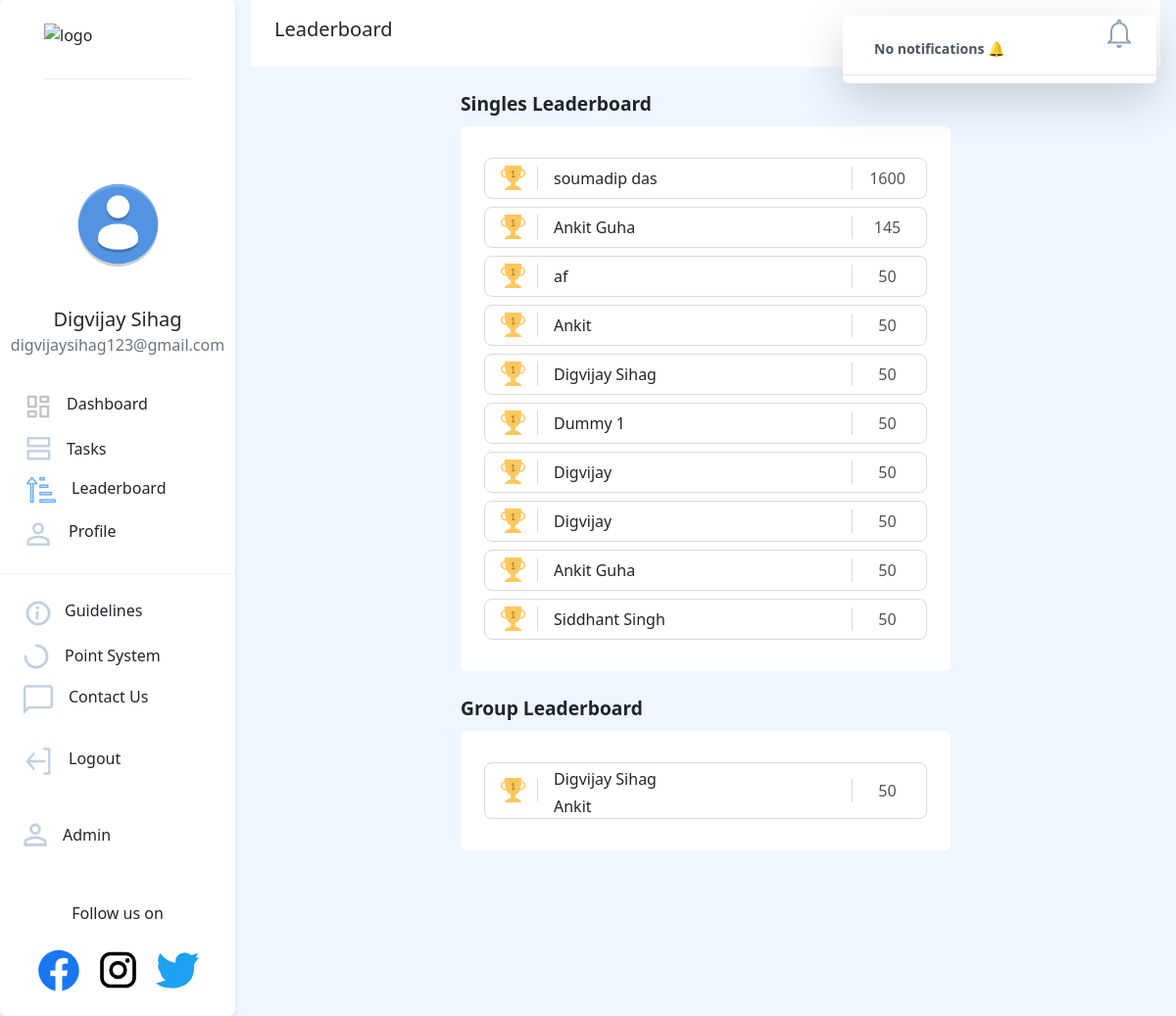
The page /leaderboard/ (signed in) on the database as committed earlier.
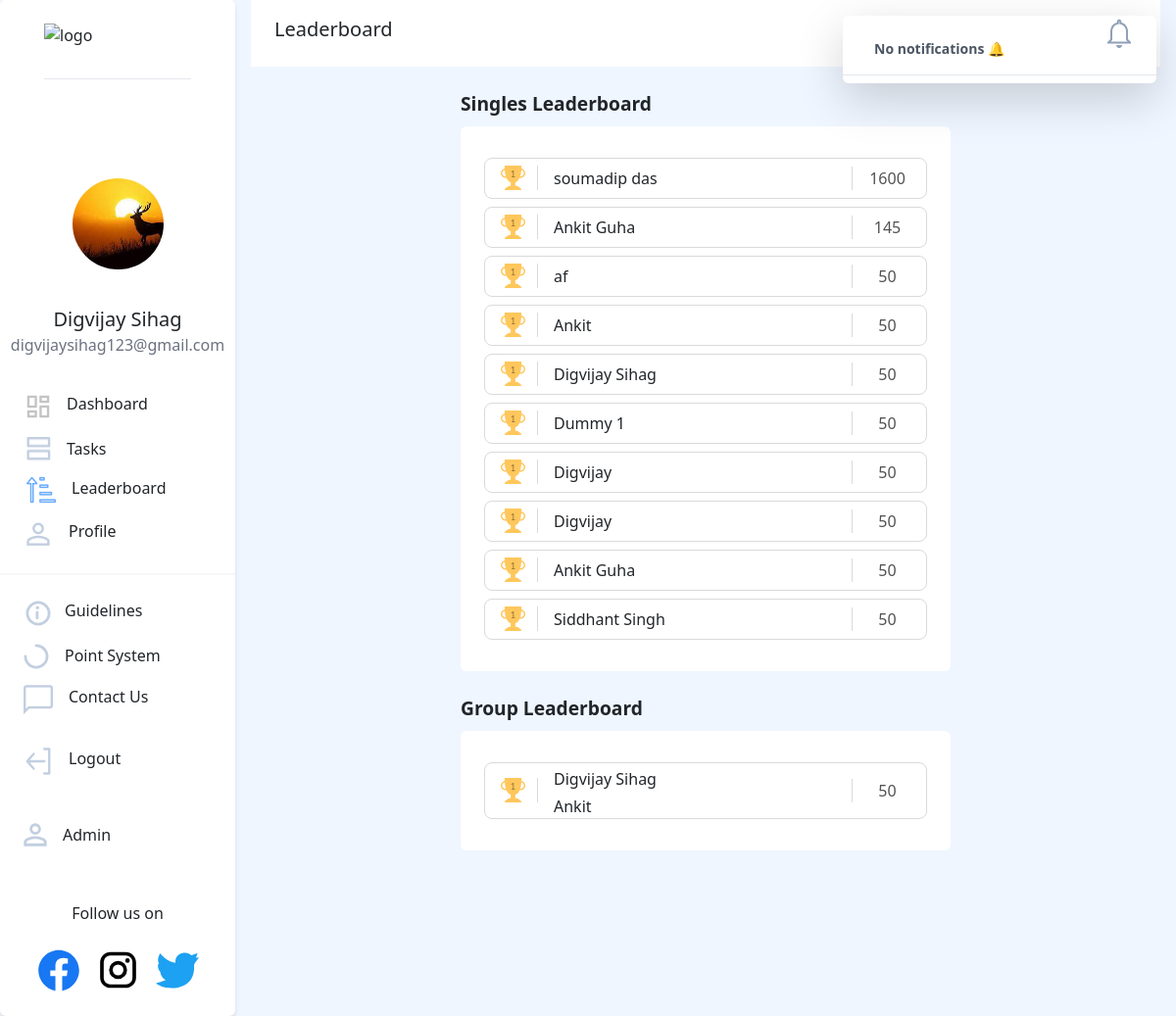
The same page on the database as committed later.
### users/models.py (models this page shows, shortened)
class NewUser(AbstractBaseUser, PermissionsMixin):
    id = models.SlugField(primary_key=True, default=uuid.uuid4)
    alcherid = models.CharField(
        max_length=9, blank=True, unique=True, default=create_new_ref_number)
    img = models.ImageField(
        upload_to="image-uploads/", default='image-uploads/user.png')
    email = models.EmailField(_('email address'), unique=True)
    username = models.CharField(max_length=150, unique=False, default="user")
    firstname = models.CharField(max_length=150, blank=True)
    phone = PhoneNumberField(unique=False, blank=True)
    graduation_year = models.CharField(max_length=200, unique=False)
    college_state = models.CharField(max_length=200, unique=False)
    college_city = models.CharField(max_length=200, unique=False)
    college_name = models.CharField(max_length=200, unique=False)
    position_of_responsibility = models.CharField(
        max_length=200, unique=False, blank=True)
    interested_modules = models.CharField(
        max_length=200, unique=False, blank=True)
    instahandle = models.CharField(
        max_length=200, blank=True, null=True, unique=True, )
    referred_by = models.CharField(
        max_length=9, blank=True)
    referrals = models.IntegerField(default=0)
    date_joined = models.DateTimeField(default=timezone.now)
    provider = models.CharField(max_length=200, unique=False, default="email")
    about = models.TextField(_('about'), max_length=500, blank=True)
    is_staff = models.BooleanField(default=False)
    is_active = models.BooleanField(default=False)
    objects = CustomAccountManager()
    points = models.IntegerField(default=50)
    tasks = models.IntegerField(default=0)
    USERNAME_FIELD = 'email'
    REQUIRED_FIELDS = ['firstname']

class UserGroup(models.Model):
    id = models.SlugField(primary_key=True, default=uuid.uuid4)
    leader = models.ForeignKey(
        'NewUser', related_name='leader', on_delete=models.CASCADE)
    executive = models.ForeignKey(
        'NewUser', related_name='executive', on_delete=models.CASCADE)
    college_state = models.CharField(max_length=200, unique=False)
    college_city = models.CharField(max_length=200, unique=False)
    college_name = models.CharField(max_length=200, unique=False)
    referred_by = models.CharField(
        max_length=9, blank=True)

### dashboard/views.py (the view)
# urls.py: path('leaderboard/', dashboard_views.leaderboard, name='leaderboard'),
@login_required
def leaderboard(request):
    notification_list = Notifications.objects.filter(
            Q(user=request.user) | Q(user=None)).order_by('-created_on')
    isread = True
    notification_list = Notifications.objects.filter(
        Q(user=request.user) | Q(user=None)).order_by('-created_on')
    for notif in notification_list:
        if not notif.isread:
            isread = False
            break
    users = NewUser.objects.all().order_by('-points')[:10]
    groupUsers=UserGroup.objects.all().order_by('-leader')[:5]
    paginator1 = Paginator(users,5)
    paginator2 = Paginator(groupUsers,5)
    page_number1 = request.GET.get('page')
    page_number2 = request.GET.get('page')
    page_obj1= paginator1.get_page(page_number1)
    page_obj2= paginator2.get_page(page_number2)
    context = {
        'heading': "Leaderboard",
        'users': users,
        'grpusers': groupUsers,
        'notification_list': notification_list, 'isread': isread,
        'index': page_obj1,
        'index1':page_obj2,
    }
    return render(request, 'dashboard/complete_leaderboard.html', context)

### templates/dashboard/complete_leaderboard.html (shortened to what this page needs)
{% extends '../basic.html'%}
{% load static %}
{% block body %}
<body class="bg-blue-50 ">
    <div class="flex">
        {% include "../navbar.html" %}
        <div style="display: flex; flex-direction: row; justify-content: space-evenly; flex-wrap: wrap;">
            <div class="leaderboard1" style="display:flex; flex-direction: column;">
                <div class="mt-4" style="font-size: larger;font-weight: bolder;">Singles Leaderboard</div>
                <div class="flex">
                    <div class="bg-white mt-2 rounded p-6" style="width:500px;">
                        {% for user in users %}
                        <div class="px-3 my-2"
                            style="border: 1px solid rgb(218, 218, 218); border-radius: 8px; display: flex; align-items: center;">
                            <div class="pr-3" style="border-right: 1px solid rgb(218, 218, 218)"><img
                                    src="{% static 'images/gold.png' %}"></div>
                            <div class="ml-4 my-2">{{ user.firstname }} {{ user.lastname }}</div>
                            <div class="ml-auto pl-3"
                                style="border-left: 1px solid rgb(218, 218, 218);color: rgb(82, 82, 82); width:60px; text-align: center;">
                                {{ user.points }}</div>
                        </div>
                        {% endfor %}
                    </div>
                </div>
            </div>
            <div class="leaderboard2" style="display:flex; flex-direction: column;">
                <div class="mt-4" style="font-size: larger;font-weight: bolder;">Group Leaderboard</div>
                <div class="flex">
                    <div class="bg-white mt-2 rounded p-6" style="width:500px;">
                        {% for user in grpusers %}
                        <div class="px-3 my-2"
                            style="border: 1px solid rgb(218, 218, 218); border-radius: 8px; display: flex; align-items: center;">
                            <div class="pr-3" style="border-right: 1px solid rgb(218, 218, 218)"><img
                                    src="{% static 'images/gold.png' %}"></div>
                            <div class="names" style="display: flex; flex-direction: column;">
                                <div class="ml-4 " style="margin-top:4px;">{{ user.leader.firstname }} {{ user.leader.lastname }} </div>
                                <div class="ml-4 " style="margin-top:4px;">{{ user.executive.firstname }} {{ user.executive.lastname }}
                                </div>
                            </div>
                            <div class="ml-auto pl-3"
                                style="border-left: 1px solid rgb(218, 218, 218);color: rgb(82, 82, 82); width:60px; text-align: center;">
                                {{ user.leader.points }}</div>
                        </div>
                        {% endfor %}
                    </div>
                </div>
            </div>
        </div>
    </div>
</body>
{%endblock%}

### templates/basic.html (shortened to what this page needs)
{% load static %}
<!DOCTYPE html>
<html>
<head>
    <link rel="stylesheet" href="https://unpkg.com/aos@next/dist/aos.css" />
    <link rel="stylesheet" href="https://use.fontawesome.com/releases/v5.7.2/css/all.css"
>
    <link href="https://cdn.jsdelivr.net/npm/bootstrap@5.2.0/dist/css/bootstrap.min.css" rel="stylesheet">
    <link rel="stylesheet" href="https://cdn.jsdelivr.net/npm/bootstrap-icons@1.3.0/font/bootstrap-icons.css" />
    <link href="https://unpkg.com/tailwindcss@^2/dist/tailwind.min.css" rel="stylesheet">
</head>
<body>
    {% load static %}
    {% block body %} {% endblock %}
    <br/><br/><br/>
</body>
</html>

### templates/navbar.html (shortened to what this page needs)
{% load static %}
<nav class="hidden sm:block bg-white h-screen border-gray-400 rounded ">
  <div class="flex flex-col justify-center bg-white border-gray-400 rounded shadow-md">
    <a href="/"><img src="https://i.ibb.co/28C2v0b/image.png" class="mt-6 mx-auto pb-3 border-b" width="150px"
        height="40px" alt="logo" border="0" /></a>
    <div class="flex flex-col justify-center" style="margin:1.5vh 0;align-items: center;">
      <div id="profile-value" class="absolute">
        <img src="{{request.user.img.url}}" width="93px" alt="profile pic" border="0" class="mx-auto rounded-full">
      </div>
      <div class="pt-4 font-medium text-xl text-center" style="margin-top:-60px;">{{request.user.firstname}}</div>
      <div class="text-gray-500 text-base font-normal text-center">{{request.user.email}}</div>
    </div>
    <div class="elements flex flex-col justify-center" style="margin:1vh 0;padding:1vh 0">
      <div>
        <a href="{% url 'dashboard_page' %}"
          class="rounded-full flex flex-nowrap pl-6 w-60 hover:border-0 hover:bg-gray-100 hover:no-underline"
          style="padding-top:1vh;padding-bottom:1vh">
          {% if heading == 'Dashboard' %}
          <img src="{% static 'icons/dashboard-active.png' %}" />
          {% else %}
          <img src="{% static 'icons/dashboard.png' %}" />
          {% endif %}
          <p class="pl-4 hover:no-underline" style="transform: translate(-2px,0)">Dashboard</p>
        </a>
      </div>
      <div>
        <a href="{% url 'tasks' %}"
          class="rounded-full flex flex-nowrap pl-6 w-60 hover:border-0 hover:bg-gray-100 hover:no-underline"
          style="padding-top:1vh;padding-bottom:1vh; transform: translate(3px,0)">
          {% if heading == 'Tasks' %}
          <img src="{% static 'icons/tasks-active.png' %}" />
          {% else %}
          <img src="{% static 'icons/tasks.png' %}" />
          {% endif %}
          <p class="pl-4 hover:no-underline">Tasks</p>
        </a>
      </div>
      <div>
        <a href="{% url 'leaderboard' %}"
          class="rounded-full flex flex-nowrap pl-6 w-60 hover:border-0 hover:bg-gray-100 hover:no-underline"
          style="padding-top:1vh;padding-bottom:1vh; transform: translate(3px,0)">
          {% if heading == 'Leaderboard' %}
          <img src="{% static 'icons/leaderboard-active.png' %}" />
          {% else %}
          <img src="{% static 'icons/leaderboard.png' %}" />
          {% endif %}
          <p class="pl-4 hover:no-underline">Leaderboard</p>
        </a>
      </div>
      <div>
        <a href="{% url 'profile' %}"
          class="rounded-full flex flex-nowrap w-60 pl-6 hover:border-0 hover:bg-gray-100 mb-3 hover:no-underline"
          style="cursor:pointer;padding-top:1vh;padding-bottom:1vh">
          {% if heading == 'Profile' %}
          <img src="{% static 'icons/profile-active.png' %}" />
          {% else %}
          <img src="{% static 'icons/profile.png' %}" />
          {% endif %}
          <p class="pl-4 no-underline">Profile</p>
        </a>
      </div>
      <hr class="border bg-gray-200" />
      <a href="{% url 'guidelines' %}"
        class="rounded-full flex flex-nowrap w-60 pl-6 hover:border-0 hover:bg-gray-100 hover:no-underline mt-3"
        style="cursor:pointer;padding-top:1vh;padding-bottom:1vh">
        <p class="pl-3 no-underline">Guidelines</p>
      </a>
      <a href="{% url 'scoring' %}"
        class="rounded-full flex flex-nowrap w-60 pl-6 hover:border-0 hover:bg-gray-100 hover:no-underline"
        style="cursor:pointer;padding-top:1vh;padding-bottom:1vh">
        <p class="pl-4 no-underline">Point System</p>
      </a>
      <a href="{% url 'contactus' %}"
        class="rounded-full flex flex-nowrap w-60 pl-6 hover:border-0 hover:bg-gray-100 hover:no-underline"
        style="cursor:pointer;padding-top:1vh;padding-bottom:1vh">
        {% if heading == 'Contact us' %}
        <img src="{% static 'icons/contactus-active.png' %}" />
        {% else %}
        <img src="{% static 'icons/contactus.png' %}" />
        {% endif %}
        <p class="pl-4 no-underline">Contact Us</p>
      </a>
      <a href="{% url 'logout' %}"
        class="side rounded-full flex flex-nowrap py-4 pl-6 w-60 hover:border-0 hover:bg-gray-100 hover:no-underline"
        style="cursor:pointer;padding-top:1vh;padding-bottom:1vh">
        <p class="pl-4 no-underline">Logout</p>
      </a>
      {% if request.user.is_staff %}
      <a href="/admin"
        class="rounded-full flex flex-nowrap py-4 w-60 pl-6 hover:border-0 hover:bg-gray-100 mb-3 hover:no-underline"
        style="cursor:pointer;padding-top:1vh;padding-bottom:1vh">
        <p class="pl-4 no-underline">Admin</p>
      </a>
      {%endif%}
    </div>
    <div>
      <div style="text-align:center">
        <p class="px-8" style="font-weight:500;">Follow us on</p>
        <div class=" flex justify-center space-x-4 m-4">
          <a style="cursor:pointer;" href="https://www.facebook.com/alcheringaiitg" target="_blank"></a>
          <a style="cursor:pointer;" href="https://www.instagram.com/alcheringaiitg/" target="_blank"></a>
          <a style="cursor:pointer;" href="https://twitter.com/alcheringaiitg" target="_blank"></a>
        </div>
      </div>
    </div>
  </div>
</nav>
<div class="mx-3 flex-grow" x-data="{ dropdownOpen: false }">
  <nav class=" px-6 py-3 flex justify-between bg-white sm:bg-none -mx-4 mx-0">
    <a class=" font-medium text-xl ">{{ heading }}</a>
    {%include 'navbarnotifications.html'%}
  </nav>

### templates/navbarnotifications.html (shortened to what this page needs)
{% load static %}
<button @click="dropdownOpen = !dropdownOpen" id="notif_unread" style="z-index:100;">
    {% if isread %}
    <img src="{% static 'icons/notifications-read.png' %}" id="notif_unread_img"/>
    {% else %}
    <img src="{% static 'icons/notifications-unread.png' %}" id="notif_unread_img"/>
    {% endif %}
</button>
<div x-show="dropdownOpen" @click="dropdownOpen = false" class="fixed inset-0 h-full w-full z-10"></div>
<div x-show="dropdownOpen" class="absolute right-0 bg-white rounded-md shadow-lg overflow-y-scroll max-h-96 z-20 lg:mx-5"
    style="width:20rem;" id="dropdown" style="display:none;">
    {% if not notification_list %}
    <div class="py-2">
        <a  class="flex items-center px-4 py-3 border-b hover:bg-gray-100">
            <p class="text-gray-600 text-sm mx-2">
                <span class="font-bold" href="#">No notifications 🔔</span>
            </p>
        </a>
    </div>
    {% endif %}
</div>

Rows that differ between the two databases and show on the page:
changed NewUser "Digvijay Sihag": user.img: picture added in place of a placeholder
